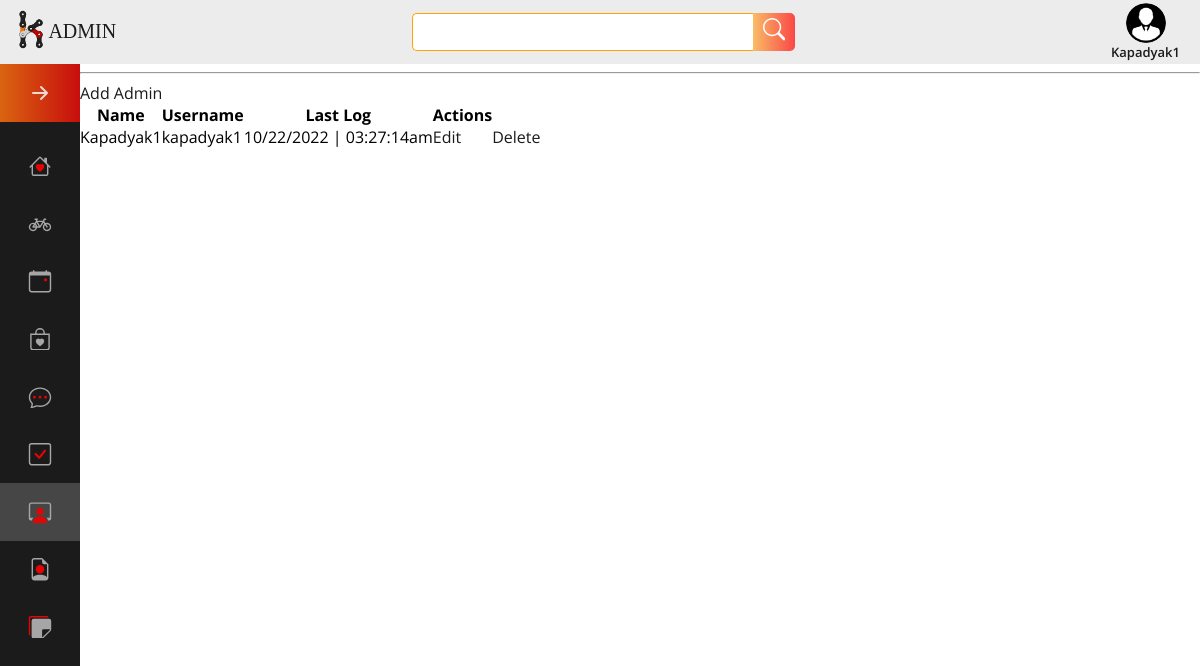
Screenshot of /Admin/admin_user.php (signed in) with the database file from the repository.
### tables this page shows
CREATE TABLE `user` (
  `lname` text NOT NULL,
  `mname` text NOT NULL,
  `fname` text NOT NULL,
  `password` text NOT NULL,
  `username` text NOT NULL,
  `user_id` int(15) NOT NULL,
  `last_logtime` text NOT NULL,
  `status` text NOT NULL
);

### Admin/admin_user.php (the view, shortened to what this page needs)
<!DOCTYPE html>
<html lang="en">
<head>
	<link rel="stylesheet" type="text/css" href="style.css">
</head>
<body>
		<?php include 'poster.php';?>
    <div class="index-container">
		<div class="index-sidenav">
		<!DOCTYPE html>
<html lang="en">
<head>
    <link rel="stylesheet" href="../style.css" />
</head>
<body>
    <nav class="navbar">
        <ul class="navbar-nav">
            <li class="logo noHover noFilter">
                <a href="#" class="nav-link ">
                </a>
            </li>
            <li class="nav-item">
                <a href="home.php" class="nav-link">
                </a>
            </li>
<li class="nav-item">
                <a href="feed_rental.php" class="nav-link">
                </a>
            </li>
<li class="nav-item">
                <a href="feed_events.php" class="nav-link">
                </a>
            </li>
            <li class="nav-item">
                <a href="feed_pre.php" class="nav-link">
                </a>
            </li>
            <li class="nav-item">
                <a href="inbox.php" class="nav-link">
                </a>
            </li>
<li class="nav-item">
                <a href="member.php" class="nav-link">
                </a>
            </li>
<li class="nav-item">
                <a href="admin_user.php" class="nav-link highlight">
                </a>
            </li>
<li class="nav-item">
                <a href="data.php" class="nav-link">
                </a>
            </li>
			<li class="nav-item">
                <a href="feed_tip.php" class="nav-link ">
                </a>
            </li>
        </ul>
    </nav>
</body>
</html>		</div>
		<div class="index-header">
			<?php include 'Header.php'; ?>
		</div>
		<div class="index-content">
	<hr/>
	<table cellpadding="0" cellspacing="0" border="0" class="table table-bordered" id="example" >
		<thead>
		<tr>
					<th>Name</th>
					<th>Username</th>
					<th>Last Log</th>
					<th rowspan="2" class="empty">Actions</th>
		</tr>
		</thead>
		<tbody>
			<?php
			$query = $conn->query("select * from user") or die(mysql_error());
			while ($row = $query->fetch()) {
			$id = $row['user_id'];
			?>
			<tr>
				<td><?php echo $row['fname']." ".$row['mname']." ".$row['lname']; ?></td>
				<td><?php echo $row['username']; ?></td>
				<td><?php echo $row['last_logtime']; ?></td>
				<td><a href="modal_edit_user.php">Edit<td>
				<td class="empty" width="170"><a href="delete_user.php<?php echo '?id='.$id; ?>" class="btn btn-danger"><i class="fa fa-trash-o"></i> Delete</a>
				</td>
			</tr>
			<?php } ?>
			<a href="modal_add_user.php">Add Admin</a>
		</tbody>
	</table>
  </div>
  </body>
</html>

### Admin/style.css (style rules this page uses)
html body { margin: 0; padding: 0; box-sizing: border-box; }
.index-container { display: grid; grid-template-columns: auto 1fr; grid-auto-rows: minmax(auto, auto); height: auto; width: 100%; grid-template-areas: 'header2 header2' 'sidenav indexcontent'; }
.index-sidenav { grid-area: sidenav; }
.index-header { z-index: 5; grid-area: header2; position: sticky; background-color: linear-gradient(270deg, rgba(199,13,13,1) 0%, rgba(218,100,17,1) 100%); top: 0; }
.index-content { grid-area: indexcontent; }
:root { font-size: 16px; font-family: 'Open Sans', sans-serif; --text-primary: #b6b6b6; --text-secondary: #ececec; --text-red: rgb(255, 0, 0); --bg-primary: rgb(75, 75, 75); --bg-secondary: #1b1b1b; --gradient: linear-gradient(270deg, rgba(199,13,13,1) 0%, rgba(218,100,17,1) 100%); --transition-speed: 300ms; }
.navbar { position: sticky; top: 4em !important; background-color: var(--bg-secondary); overflow: hidden; width: auto; height: 90vh; transition: width 200ms ease; }
.navbar-nav { list-style: none; padding: 0; margin: 0; display: flex; flex-direction: column; align-items: center; height: 100%; }
.nav-item { width: 100%; }
.nav-link { display: flex; align-items: center; height: 3.6rem; color: var(--text-secondary); text-decoration: none; filter: opacity(.9); transition: var(--transition-speed) ease; }
.noHover { pointer-events: none; filter: opacity(1); }
.nav-link svg { width: 2rem; min-width: 2rem; margin: 0 1.5rem; }
svg { width: 1.4rem; height: 1.4rem; }
.logo { font-weight: bold; text-transform: uppercase; margin-bottom: 1rem; text-align: center; color: var(--text-secondary); background: var(--gradient); font-size: 1.5rem; letter-spacing: 0.1ch; width: 100%; }
.logo svg { transform: rotate(0deg); transition: var(--transition-speed) ease; width: 2rem; height: 2rem; }
.highlight { background-color: var(--bg-primary); }
header > li, a, span, input { font-family:'Open Sans'; font-size: 16px; color: var(--bg-secondary); text-decoration: none; list-style-type: none; }
::placeholder { color: white; }

### style.css (style rules this page uses)
html body { margin: 0; padding: 0; box-sizing: border-box; }
.index-container { display: grid; grid-template-columns: auto 1fr; grid-auto-rows: minmax(auto, auto); height: auto; width: 100%; grid-template-areas: 'header2 header2' 'sidenav indexcontent'; }
.index-sidenav { grid-area: sidenav; }
.index-header { z-index: 5; grid-area: header2; position: sticky; background-color: linear-gradient(270deg, rgba(199,13,13,1) 0%, rgba(218,100,17,1) 100%); top: 0; }
.index-content { grid-area: indexcontent; }
:root { font-size: 16px; font-family: 'Open Sans', sans-serif; --text-primary: #b6b6b6; --text-secondary: #ececec; --text-red: rgb(255, 0, 0); --bg-primary: rgb(75, 75, 75); --bg-secondary: #1b1b1b; --gradient: linear-gradient(270deg, rgba(199,13,13,1) 0%, rgba(218,100,17,1) 100%); --transition-speed: 300ms; }
.navbar { position: sticky; top: 4em !important; background-color: var(--bg-secondary); overflow: hidden; width: auto; height: 90vh; transition: width 200ms ease; }
.navbar-nav { list-style: none; padding: 0; margin: 0; display: flex; flex-direction: column; align-items: center; height: 100%; }
.nav-item { width: 100%; }
.nav-link { display: flex; align-items: center; height: 3.6rem; color: var(--text-secondary); text-decoration: none; filter: opacity(.9); transition: var(--transition-speed) ease; }
.noHover { pointer-events: none; filter: opacity(1); }
.nav-link svg { width: 2rem; min-width: 2rem; margin: 0 1.5rem; }
svg { width: 1.4rem; height: 1.4rem; }
.logo { font-weight: bold; text-transform: uppercase; margin-bottom: 1rem; text-align: center; color: var(--text-secondary); background: var(--gradient); font-size: 1.5rem; letter-spacing: 0.1ch; width: 100%; }
.logo svg { transform: rotate(0deg); transition: var(--transition-speed) ease; width: 2rem; height: 2rem; }
.highlight { background-color: var(--bg-primary); }
header > li, a, span, input { font-family:'Open Sans'; font-size: 16px; color: var(--bg-secondary); text-decoration: none; list-style-type: none; }

### rows the page displays
user: fname "Kapadyak1", username "kapadyak1", last_logtime "10/22/2022 | 03:27:14am"

### other values shown
$session_Username "Kapadyak1"
